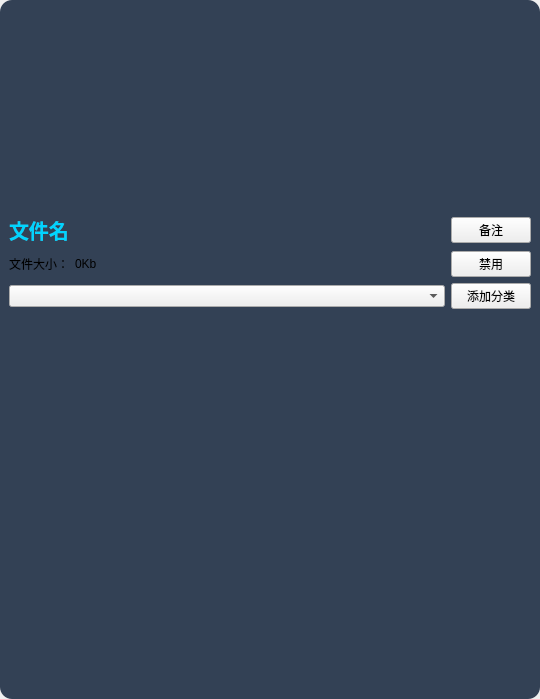
<?xml version="1.0" encoding="UTF-8"?>
<ui version="4.0">
 <class>ModDetailWidget</class>
 <widget class="QWidget" name="ModDetailWidget">
  <property name="geometry">
   <rect>
    <x>0</x>
    <y>0</y>
    <width>540</width>
    <height>699</height>
   </rect>
  </property>
  <property name="windowTitle">
   <string>Form</string>
  </property>
  <layout class="QVBoxLayout" name="verticalLayout_2">
   <property name="leftMargin">
    <number>0</number>
   </property>
   <property name="topMargin">
    <number>0</number>
   </property>
   <property name="rightMargin">
    <number>0</number>
   </property>
   <property name="bottomMargin">
    <number>0</number>
   </property>
   <item>
    <widget class="QWidget" name="centralwidget" native="true">
     <property name="maximumSize">
      <size>
       <width>16777215</width>
       <height>16777215</height>
      </size>
     </property>
     <property name="styleSheet">
      <string notr="true">#centralwidget{
	border: 0;
	border-radius: 12px;
	background-color: rgb(51, 65, 85);
}
</string>
     </property>
     <layout class="QVBoxLayout" name="verticalLayout">
      <item>
       <widget class="QLabel" name="label_img">
        <property name="sizePolicy">
         <sizepolicy hsizetype="Preferred" vsizetype="Expanding">
          <horstretch>0</horstretch>
          <verstretch>0</verstretch>
         </sizepolicy>
        </property>
        <property name="minimumSize">
         <size>
          <width>0</width>
          <height>100</height>
         </size>
        </property>
        <property name="maximumSize">
         <size>
          <width>16777215</width>
          <height>200</height>
         </size>
        </property>
        <property name="text">
         <string/>
        </property>
       </widget>
      </item>
      <item>
       <layout class="QGridLayout" name="gridLayout">
        <item row="1" column="0">
         <widget class="QLabel" name="label_3">
          <property name="sizePolicy">
           <sizepolicy hsizetype="Maximum" vsizetype="Preferred">
            <horstretch>0</horstretch>
            <verstretch>0</verstretch>
           </sizepolicy>
          </property>
          <property name="text">
           <string>文件大小：</string>
          </property>
          <property name="alignment">
           <set>Qt::AlignmentFlag::AlignLeading|Qt::AlignmentFlag::AlignLeft|Qt::AlignmentFlag::AlignVCenter</set>
          </property>
         </widget>
        </item>
        <item row="1" column="1">
         <widget class="QLabel" name="label_size">
          <property name="text">
           <string>0Kb</string>
          </property>
         </widget>
        </item>
        <item row="0" column="0" colspan="2">
         <widget class="QLabel" name="label_name">
          <property name="styleSheet">
           <string notr="true">color: #00d4ff;
font-size: 20px;
font-weight: bold;</string>
          </property>
          <property name="text">
           <string>文件名</string>
          </property>
          <property name="wordWrap">
           <bool>false</bool>
          </property>
         </widget>
        </item>
        <item row="1" column="2">
         <widget class="QPushButton" name="pushButton_move">
          <property name="sizePolicy">
           <sizepolicy hsizetype="Maximum" vsizetype="Fixed">
            <horstretch>0</horstretch>
            <verstretch>0</verstretch>
           </sizepolicy>
          </property>
          <property name="text">
           <string>禁用</string>
          </property>
          <property name="icon">
           <iconset resource="../Resources.qrc">
            <normaloff>:/resources/disable.png</normaloff>:/resources/disable.png</iconset>
          </property>
         </widget>
        </item>
        <item row="0" column="2">
         <widget class="QPushButton" name="pushButton_remark">
          <property name="sizePolicy">
           <sizepolicy hsizetype="Maximum" vsizetype="Fixed">
            <horstretch>0</horstretch>
            <verstretch>0</verstretch>
           </sizepolicy>
          </property>
          <property name="text">
           <string>备注</string>
          </property>
          <property name="icon">
           <iconset resource="../Resources.qrc">
            <normaloff>:/resources/remark.png</normaloff>:/resources/remark.png</iconset>
          </property>
         </widget>
        </item>
       </layout>
      </item>
      <item>
       <layout class="QHBoxLayout" name="horizontalLayout_2">
        <item>
         <widget class="QComboBox" name="comboBox_categorys">
          <property name="focusPolicy">
           <enum>Qt::FocusPolicy::NoFocus</enum>
          </property>
         </widget>
        </item>
        <item>
         <widget class="QPushButton" name="pushButton_affirm">
          <property name="sizePolicy">
           <sizepolicy hsizetype="Maximum" vsizetype="Fixed">
            <horstretch>0</horstretch>
            <verstretch>0</verstretch>
           </sizepolicy>
          </property>
          <property name="text">
           <string>添加分类</string>
          </property>
         </widget>
        </item>
       </layout>
      </item>
      <item>
       <spacer name="verticalSpacer">
        <property name="orientation">
         <enum>Qt::Orientation::Vertical</enum>
        </property>
        <property name="sizeHint" stdset="0">
         <size>
          <width>20</width>
          <height>40</height>
         </size>
        </property>
       </spacer>
      </item>
     </layout>
    </widget>
   </item>
  </layout>
 </widget>
 <resources>
  <include location="../Resources.qrc"/>
 </resources>
 <connections/>
</ui>
